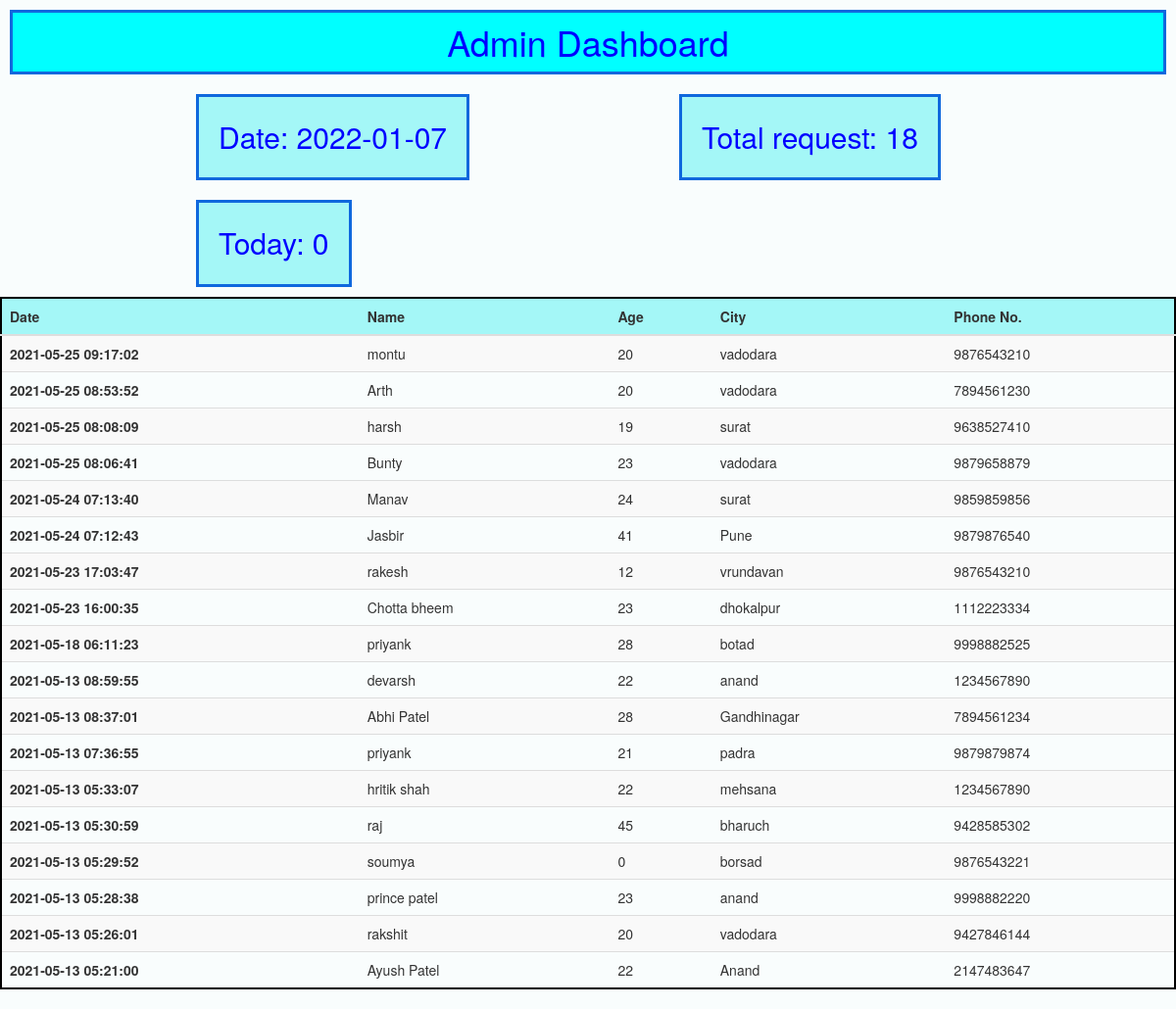
Page /dashboard.php on the committed database.
### tables this page shows
CREATE TABLE `trainer` (
  `ID` int(20) NOT NULL,
  `Date` timestamp NOT NULL DEFAULT current_timestamp(),
  `name` varchar(50) NOT NULL,
  `age` int(10) NOT NULL,
  `city` varchar(20) NOT NULL,
  `email` varchar(20) NOT NULL,
  `phone` varchar(10) NOT NULL
);

### dashboard.php (the view, shortened to what this page needs)
<!DOCTYPE html>
<html lang="en">
<head>
    <link rel="stylesheet" href="https://maxcdn.bootstrapcdn.com/bootstrap/3.4.1/css/bootstrap.min.css">
    <link rel="stylesheet" href="https://cdnjs.cloudflare.com/ajax/libs/font-awesome/4.7.0/css/font-awesome.min.css" />
    <link rel="stylesheet" href="dashboard.css">
</head>
<body>
<a href="home.html"><h1 class="admin"> Admin Dashboard </h1></a>
<?php
include 'config.php';
$selcetquery =" select * from trainer order by date DESC";
$query = mysqli_query($conn,$selcetquery);
$total = mysqli_num_rows($query);
$selcetquery2 =" select * from trainer where date(Date) = curdate()";
$query = mysqli_query($conn,$selcetquery2);
$today = mysqli_num_rows($query);
?>
<span class="total"> Date: <?php  echo  date("Y-m-d") ?> </span>
<span class="total"> Total request: <?php  echo $total ?> </span>
<span class="total"> Today: <?php  echo $today ?> </span>
<div class="center-div">
<div class="table-responsive">
<table class="table table-striped">
  <thead>
    <tr>
      <th scope="col">Date</th>
      <th scope="col">Name</th>
      <th scope="col">Age</th>
      <th scope="col">City</th>
      <th scope="col">Phone No.</th>
    </tr>
  </thead>
  <tbody>
<?php
include 'config.php';
$selectquery =" select * from trainer order by date DESC";
$query = mysqli_query($conn,$selectquery);
while($res = mysqli_fetch_array($query))
{
?>
<tr>
      <th scope="row"><?php echo $res['Date'];?></th>
      <td><?php echo $res['name'];?></td>
      <td><?php echo $res['age'];?></td>
      <td><?php echo $res['city'];?></td>
     <b> <td><?php echo $res['phone'];?></td></b>
    </tr>
<?php
}
?>
</tbody>
</table>
</div>
</div>
</body>
</html>

### dashboard.css (style rules this page uses)
body { margin: 0px; padding: 0px; background-color:rgb(249, 253, 253) }
.admin { text-align: center; padding:10px; margin:10px; border: 3px solid rgb(15, 104, 221); background-color: aqua; color:blue; }
.table { border:2px solid black; }
thead th { background-color:rgb(164, 247, 247); }
.total { display:inline-block; text-align: center; padding: 20px; margin:10px; border: 3px solid rgb(15, 104, 221); background-color: rgb(164, 247, 247); color:blue; font-size: 30px; margin-left: 200px; }

### rows in the picture
trainer: Date "2021-05-25 09:17:02", name "montu", age "20", city "vadodara", phone "9876543210"
trainer: Date "2021-05-25 08:53:52", name "Arth", age "20", city "vadodara", phone "7894561230"
trainer: Date "2021-05-25 08:08:09", name "harsh", age "19", city "surat", phone "9638527410"
trainer: Date "2021-05-25 08:06:41", name "Bunty", age "23", city "vadodara", phone "9879658879"
trainer: Date "2021-05-24 07:13:40", name "Manav", age "24", city "surat", phone "9859859856"
trainer: Date "2021-05-24 07:12:43", name "Jasbir", age "41", city "Pune", phone "9879876540"
trainer: Date "2021-05-23 17:03:47", name "rakesh", age "12", city "vrundavan", phone "9876543210"
trainer: Date "2021-05-23 16:00:35", name "Chotta bheem", age "23", city "dhokalpur", phone "1112223334"
trainer: Date "2021-05-18 06:11:23", name "priyank", age "28", city "botad", phone "9998882525"
trainer: Date "2021-05-13 08:59:55", name "devarsh", age "22", city "anand", phone "1234567890"
trainer: Date "2021-05-13 08:37:01", name "Abhi Patel", age "28", city "Gandhinagar", phone "7894561234"
trainer: Date "2021-05-13 07:36:55", name "priyank", age "21", city "padra", phone "9879879874"
trainer: Date "2021-05-13 05:33:07", name "hritik shah", age "22", city "mehsana", phone "1234567890"
trainer: Date "2021-05-13 05:30:59", name "raj", age "45", city "bharuch", phone "9428585302"
trainer: Date "2021-05-13 05:29:52", name "soumya", age "0", city "borsad", phone "9876543221"
trainer: Date "2021-05-13 05:28:38", name "prince patel", age "23", city "anand", phone "9998882220"
trainer: Date "2021-05-13 05:26:01", name "rakshit", age "20", city "vadodara", phone "9427846144"
trainer: Date "2021-05-13 05:21:00", name "Ayush Patel", age "22", city "Anand", phone "2147483647"

### other values in the picture
$total "18"
$today "0"
